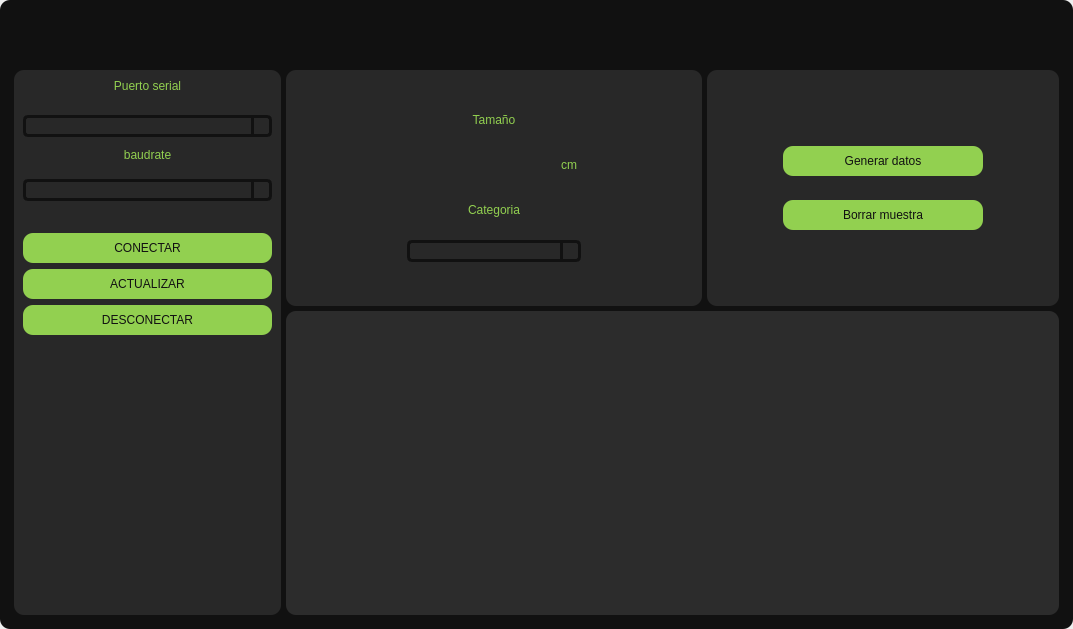
<?xml version="1.0" encoding="UTF-8"?>
<ui version="4.0">
 <class>MainWindow</class>
 <widget class="QMainWindow" name="MainWindow">
  <property name="geometry">
   <rect>
    <x>0</x>
    <y>0</y>
    <width>1073</width>
    <height>629</height>
   </rect>
  </property>
  <property name="windowTitle">
   <string>MainWindow</string>
  </property>
  <widget class="QWidget" name="centralwidget">
   <layout class="QVBoxLayout" name="verticalLayout">
    <property name="spacing">
     <number>0</number>
    </property>
    <property name="leftMargin">
     <number>0</number>
    </property>
    <property name="topMargin">
     <number>0</number>
    </property>
    <property name="rightMargin">
     <number>0</number>
    </property>
    <property name="bottomMargin">
     <number>0</number>
    </property>
    <item>
     <widget class="QFrame" name="frame">
      <property name="styleSheet">
       <string notr="true">background-color:rgb(17,17,17);
border-radius:10px</string>
      </property>
      <property name="frameShape">
       <enum>QFrame::StyledPanel</enum>
      </property>
      <property name="frameShadow">
       <enum>QFrame::Raised</enum>
      </property>
      <layout class="QVBoxLayout" name="verticalLayout_2">
       <item>
        <widget class="QFrame" name="frame_superior">
         <property name="minimumSize">
          <size>
           <width>0</width>
           <height>50</height>
          </size>
         </property>
         <property name="maximumSize">
          <size>
           <width>16777215</width>
           <height>50</height>
          </size>
         </property>
         <property name="styleSheet">
          <string notr="true">QFrame{
background-color:rgb(17,17,17);
}

QPushButton{
border-radius:18px;
background-color:rgb(17,17,17);
}

QPushButton:hover{
background-color:rgb(44,44,44);
}

</string>
         </property>
         <property name="frameShape">
          <enum>QFrame::StyledPanel</enum>
         </property>
         <property name="frameShadow">
          <enum>QFrame::Raised</enum>
         </property>
         <layout class="QHBoxLayout" name="horizontalLayout">
          <property name="leftMargin">
           <number>10</number>
          </property>
          <property name="topMargin">
           <number>0</number>
          </property>
          <property name="bottomMargin">
           <number>0</number>
          </property>
          <item>
           <spacer name="horizontalSpacer">
            <property name="orientation">
             <enum>Qt::Horizontal</enum>
            </property>
            <property name="sizeHint" stdset="0">
             <size>
              <width>635</width>
              <height>19</height>
             </size>
            </property>
           </spacer>
          </item>
          <item>
           <widget class="QPushButton" name="boton_minimizar">
            <property name="minimumSize">
             <size>
              <width>38</width>
              <height>38</height>
             </size>
            </property>
            <property name="text">
             <string/>
            </property>
            <property name="icon">
             <iconset>
              <normaloff>iconos/Imagen3.png</normaloff>iconos/Imagen3.png</iconset>
            </property>
            <property name="iconSize">
             <size>
              <width>36</width>
              <height>36</height>
             </size>
            </property>
           </widget>
          </item>
          <item>
           <widget class="QPushButton" name="boton_maximizar">
            <property name="minimumSize">
             <size>
              <width>38</width>
              <height>38</height>
             </size>
            </property>
            <property name="text">
             <string/>
            </property>
            <property name="icon">
             <iconset>
              <normaloff>iconos/Imagen5.png</normaloff>iconos/Imagen5.png</iconset>
            </property>
            <property name="iconSize">
             <size>
              <width>36</width>
              <height>36</height>
             </size>
            </property>
           </widget>
          </item>
          <item>
           <widget class="QPushButton" name="boton_normalizar">
            <property name="minimumSize">
             <size>
              <width>38</width>
              <height>38</height>
             </size>
            </property>
            <property name="text">
             <string/>
            </property>
            <property name="icon">
             <iconset>
              <normaloff>iconos/Imagen2.png</normaloff>iconos/Imagen2.png</iconset>
            </property>
            <property name="iconSize">
             <size>
              <width>36</width>
              <height>36</height>
             </size>
            </property>
           </widget>
          </item>
          <item>
           <widget class="QPushButton" name="boton_salir">
            <property name="minimumSize">
             <size>
              <width>38</width>
              <height>38</height>
             </size>
            </property>
            <property name="text">
             <string/>
            </property>
            <property name="icon">
             <iconset>
              <normaloff>iconos/Imagen1.png</normaloff>iconos/Imagen1.png</iconset>
            </property>
            <property name="iconSize">
             <size>
              <width>36</width>
              <height>36</height>
             </size>
            </property>
           </widget>
          </item>
         </layout>
        </widget>
       </item>
       <item>
        <widget class="QFrame" name="frame_2">
         <property name="frameShape">
          <enum>QFrame::StyledPanel</enum>
         </property>
         <property name="frameShadow">
          <enum>QFrame::Raised</enum>
         </property>
         <layout class="QVBoxLayout" name="verticalLayout_4">
          <property name="spacing">
           <number>5</number>
          </property>
          <property name="leftMargin">
           <number>5</number>
          </property>
          <property name="topMargin">
           <number>5</number>
          </property>
          <property name="rightMargin">
           <number>5</number>
          </property>
          <property name="bottomMargin">
           <number>5</number>
          </property>
          <item>
           <layout class="QHBoxLayout" name="horizontalLayout_3" stretch="2,5">
            <item>
             <widget class="QFrame" name="frame_3">
              <property name="styleSheet">
               <string notr="true">background-color:rgb(40,40,40);
border-radius:10px</string>
              </property>
              <property name="frameShape">
               <enum>QFrame::StyledPanel</enum>
              </property>
              <property name="frameShadow">
               <enum>QFrame::Raised</enum>
              </property>
              <layout class="QVBoxLayout" name="verticalLayout_7">
               <item>
                <widget class="QLabel" name="label">
                 <property name="minimumSize">
                  <size>
                   <width>0</width>
                   <height>30</height>
                  </size>
                 </property>
                 <property name="maximumSize">
                  <size>
                   <width>16777215</width>
                   <height>30</height>
                  </size>
                 </property>
                 <property name="styleSheet">
                  <string notr="true">color: rgb(146,208,80);
font:87 12pt &quot;cooper black&quot;</string>
                 </property>
                 <property name="text">
                  <string>Puerto serial</string>
                 </property>
                 <property name="alignment">
                  <set>Qt::AlignHCenter|Qt::AlignTop</set>
                 </property>
                </widget>
               </item>
               <item>
                <widget class="QComboBox" name="comboBox_puerto">
                 <property name="styleSheet">
                  <string notr="true">QComboBox{
	border: 3px solid #111111;
	border-radius:5px;
	min-width:6em;
	color:rgb(218,0,55);
	font:87 10pt &quot;cooper black&quot;;
}

QComboBox::drop-down{
	subcontrol-origin:padding;
	subcontrol-position:top right;
	width: 15px;
	border-left-width:3px;
	border-left-color:#111111;
	border-left-style:solid;
	border-top-right-radius:4px;
	border-bottom-right-radius:4px;
}

QComboBox QAbstractItemView{
	background: #2c2c2c;
	selection-background-color: #ff0037;
	color:#111111;
}</string>
                 </property>
                </widget>
               </item>
               <item>
                <widget class="QLabel" name="label_2">
                 <property name="minimumSize">
                  <size>
                   <width>0</width>
                   <height>30</height>
                  </size>
                 </property>
                 <property name="maximumSize">
                  <size>
                   <width>16777215</width>
                   <height>20</height>
                  </size>
                 </property>
                 <property name="styleSheet">
                  <string notr="true">color: rgb(146,208,80);
font:87 12pt &quot;cooper black&quot;</string>
                 </property>
                 <property name="text">
                  <string>baudrate</string>
                 </property>
                 <property name="alignment">
                  <set>Qt::AlignHCenter|Qt::AlignTop</set>
                 </property>
                </widget>
               </item>
               <item>
                <widget class="QComboBox" name="comboBox_baudrate">
                 <property name="styleSheet">
                  <string notr="true">QComboBox{
	border: 3px solid #111111;
	border-radius:5px;
	min-width:6em;
	color:rgb(218,0,55);
	font:87 10pt &quot;cooper black&quot;;
}

QComboBox::drop-down{
	subcontrol-origin:padding;
	subcontrol-position:top right;
	width: 15px;
	border-left-width:3px;
	border-left-color:#111111;
	border-left-style:solid;
	border-top-right-radius:4px;
	border-bottom-right-radius:4px;
}

QComboBox QAbstractItemView{
	background: #2c2c2c;
	selection-background-color: #ff0037;
	color:#111111;
}</string>
                 </property>
                </widget>
               </item>
               <item>
                <widget class="QFrame" name="frame_8">
                 <property name="maximumSize">
                  <size>
                   <width>16777215</width>
                   <height>20</height>
                  </size>
                 </property>
                 <property name="frameShape">
                  <enum>QFrame::StyledPanel</enum>
                 </property>
                 <property name="frameShadow">
                  <enum>QFrame::Raised</enum>
                 </property>
                </widget>
               </item>
               <item>
                <widget class="QPushButton" name="boton_conectar">
                 <property name="minimumSize">
                  <size>
                   <width>0</width>
                   <height>30</height>
                  </size>
                 </property>
                 <property name="styleSheet">
                  <string notr="true">QPushButton{
	background-color:rgb(146,208,80);
	font:87 12pt &quot;cooper black&quot;;
	color:rgb(17,17,17);
}

QPushButton:hover{
	background-color:rgb(17,17,17);
	font:87 12pt &quot;cooper black&quot;;
	color:rgb(146,208,80);
}</string>
                 </property>
                 <property name="text">
                  <string>CONECTAR</string>
                 </property>
                </widget>
               </item>
               <item>
                <widget class="QPushButton" name="boton_actualizar">
                 <property name="minimumSize">
                  <size>
                   <width>0</width>
                   <height>30</height>
                  </size>
                 </property>
                 <property name="styleSheet">
                  <string notr="true">QPushButton{
	background-color:rgb(146,208,80);
	font:87 12pt &quot;cooper black&quot;;
	color:rgb(17,17,17);
}

QPushButton:hover{
	background-color:rgb(17,17,17);
	font:87 12pt &quot;cooper black&quot;;
	color:rgb(146,208,80);
}</string>
                 </property>
                 <property name="text">
                  <string>ACTUALIZAR</string>
                 </property>
                </widget>
               </item>
               <item>
                <widget class="QPushButton" name="boton_desconectar">
                 <property name="minimumSize">
                  <size>
                   <width>0</width>
                   <height>30</height>
                  </size>
                 </property>
                 <property name="styleSheet">
                  <string notr="true">QPushButton{
	background-color:rgb(146,208,80);
	font:87 12pt &quot;cooper black&quot;;
	color:rgb(17,17,17);
}

QPushButton:hover{
	background-color:rgb(17,17,17);
	font:87 12pt &quot;cooper black&quot;;
	color:rgb(146,208,80);
}</string>
                 </property>
                 <property name="text">
                  <string>DESCONECTAR</string>
                 </property>
                </widget>
               </item>
               <item>
                <widget class="QFrame" name="frame_7">
                 <property name="frameShape">
                  <enum>QFrame::StyledPanel</enum>
                 </property>
                 <property name="frameShadow">
                  <enum>QFrame::Raised</enum>
                 </property>
                 <layout class="QHBoxLayout" name="horizontalLayout_4">
                  <item>
                   <widget class="QLabel" name="logo">
                    <property name="sizePolicy">
                     <sizepolicy hsizetype="Preferred" vsizetype="Preferred">
                      <horstretch>0</horstretch>
                      <verstretch>0</verstretch>
                     </sizepolicy>
                    </property>
                    <property name="minimumSize">
                     <size>
                      <width>100</width>
                      <height>80</height>
                     </size>
                    </property>
                    <property name="maximumSize">
                     <size>
                      <width>100</width>
                      <height>80</height>
                     </size>
                    </property>
                    <property name="sizeIncrement">
                     <size>
                      <width>0</width>
                      <height>0</height>
                     </size>
                    </property>
                    <property name="baseSize">
                     <size>
                      <width>0</width>
                      <height>0</height>
                     </size>
                    </property>
                    <property name="text">
                     <string/>
                    </property>
                    <property name="pixmap">
                     <pixmap>iconos/Imagen4.png</pixmap>
                    </property>
                    <property name="scaledContents">
                     <bool>true</bool>
                    </property>
                    <property name="alignment">
                     <set>Qt::AlignCenter</set>
                    </property>
                   </widget>
                  </item>
                 </layout>
                </widget>
               </item>
              </layout>
             </widget>
            </item>
            <item>
             <layout class="QVBoxLayout" name="verticalLayout_3" stretch="2,3">
              <item>
               <layout class="QHBoxLayout" name="horizontalLayout_2" stretch="3,3">
                <property name="leftMargin">
                 <number>0</number>
                </property>
                <item>
                 <widget class="QFrame" name="frame_6">
                  <property name="styleSheet">
                   <string notr="true">background-color:rgb(40,40,40);
border-radius:10px</string>
                  </property>
                  <property name="frameShape">
                   <enum>QFrame::StyledPanel</enum>
                  </property>
                  <property name="frameShadow">
                   <enum>QFrame::Raised</enum>
                  </property>
                  <layout class="QVBoxLayout" name="verticalLayout_10">
                   <item>
                    <spacer name="verticalSpacer_4">
                     <property name="orientation">
                      <enum>Qt::Vertical</enum>
                     </property>
                     <property name="sizeHint" stdset="0">
                      <size>
                       <width>20</width>
                       <height>40</height>
                      </size>
                     </property>
                    </spacer>
                   </item>
                   <item>
                    <widget class="QLabel" name="label_3">
                     <property name="minimumSize">
                      <size>
                       <width>0</width>
                       <height>30</height>
                      </size>
                     </property>
                     <property name="maximumSize">
                      <size>
                       <width>16777215</width>
                       <height>30</height>
                      </size>
                     </property>
                     <property name="styleSheet">
                      <string notr="true">color: rgb(146,208,80);
font:87 12pt &quot;cooper black&quot;</string>
                     </property>
                     <property name="text">
                      <string>Tamaño</string>
                     </property>
                     <property name="alignment">
                      <set>Qt::AlignCenter</set>
                     </property>
                    </widget>
                   </item>
                   <item>
                    <widget class="QFrame" name="frame_11">
                     <property name="sizePolicy">
                      <sizepolicy hsizetype="Preferred" vsizetype="Preferred">
                       <horstretch>0</horstretch>
                       <verstretch>0</verstretch>
                      </sizepolicy>
                     </property>
                     <property name="maximumSize">
                      <size>
                       <width>16777215</width>
                       <height>60</height>
                      </size>
                     </property>
                     <property name="frameShape">
                      <enum>QFrame::StyledPanel</enum>
                     </property>
                     <property name="frameShadow">
                      <enum>QFrame::Raised</enum>
                     </property>
                     <layout class="QHBoxLayout" name="horizontalLayout_5">
                      <item>
                       <spacer name="horizontalSpacer_2">
                        <property name="orientation">
                         <enum>Qt::Horizontal</enum>
                        </property>
                        <property name="sizeType">
                         <enum>QSizePolicy::MinimumExpanding</enum>
                        </property>
                        <property name="sizeHint" stdset="0">
                         <size>
                          <width>100</width>
                          <height>20</height>
                         </size>
                        </property>
                       </spacer>
                      </item>
                      <item>
                       <widget class="QLineEdit" name="lineEdit_tamano">
                        <property name="minimumSize">
                         <size>
                          <width>144</width>
                          <height>30</height>
                         </size>
                        </property>
                        <property name="maximumSize">
                         <size>
                          <width>144</width>
                          <height>16777215</height>
                         </size>
                        </property>
                        <property name="styleSheet">
                         <string notr="true">QLineEdit{
	background-color:rgb(17,17,17);
	border: 3px solid #92d050;
	border-radius:5px;
	min-width:6em;
	color:rgb(255,208,80);
	font:87 15pt &quot;cooper black&quot;;
}

146,208,80</string>
                        </property>
                        <property name="alignment">
                         <set>Qt::AlignCenter</set>
                        </property>
                       </widget>
                      </item>
                      <item>
                       <widget class="QLabel" name="label_5">
                        <property name="minimumSize">
                         <size>
                          <width>30</width>
                          <height>30</height>
                         </size>
                        </property>
                        <property name="maximumSize">
                         <size>
                          <width>40</width>
                          <height>16777215</height>
                         </size>
                        </property>
                        <property name="styleSheet">
                         <string notr="true">color: rgb(146,208,80);
font:87 12pt &quot;cooper black&quot;</string>
                        </property>
                        <property name="text">
                         <string>cm</string>
                        </property>
                        <property name="alignment">
                         <set>Qt::AlignCenter</set>
                        </property>
                       </widget>
                      </item>
                      <item>
                       <spacer name="horizontalSpacer_3">
                        <property name="orientation">
                         <enum>Qt::Horizontal</enum>
                        </property>
                        <property name="sizeType">
                         <enum>QSizePolicy::MinimumExpanding</enum>
                        </property>
                        <property name="sizeHint" stdset="0">
                         <size>
                          <width>100</width>
                          <height>20</height>
                         </size>
                        </property>
                       </spacer>
                      </item>
                     </layout>
                    </widget>
                   </item>
                   <item>
                    <widget class="QLabel" name="label_4">
                     <property name="minimumSize">
                      <size>
                       <width>0</width>
                       <height>30</height>
                      </size>
                     </property>
                     <property name="maximumSize">
                      <size>
                       <width>16777215</width>
                       <height>30</height>
                      </size>
                     </property>
                     <property name="styleSheet">
                      <string notr="true">color: rgb(146,208,80);
font:87 12pt &quot;cooper black&quot;</string>
                     </property>
                     <property name="text">
                      <string>Categoria</string>
                     </property>
                     <property name="alignment">
                      <set>Qt::AlignCenter</set>
                     </property>
                    </widget>
                   </item>
                   <item>
                    <widget class="QFrame" name="frame_12">
                     <property name="frameShape">
                      <enum>QFrame::StyledPanel</enum>
                     </property>
                     <property name="frameShadow">
                      <enum>QFrame::Raised</enum>
                     </property>
                     <layout class="QHBoxLayout" name="horizontalLayout_6">
                      <item>
                       <spacer name="horizontalSpacer_4">
                        <property name="orientation">
                         <enum>Qt::Horizontal</enum>
                        </property>
                        <property name="sizeType">
                         <enum>QSizePolicy::Maximum</enum>
                        </property>
                        <property name="sizeHint" stdset="0">
                         <size>
                          <width>40</width>
                          <height>20</height>
                         </size>
                        </property>
                       </spacer>
                      </item>
                      <item>
                       <widget class="QComboBox" name="comboBox_categoria">
                        <property name="minimumSize">
                         <size>
                          <width>96</width>
                          <height>0</height>
                         </size>
                        </property>
                        <property name="maximumSize">
                         <size>
                          <width>174</width>
                          <height>16777215</height>
                         </size>
                        </property>
                        <property name="styleSheet">
                         <string notr="true">QComboBox{
	border: 3px solid #111111;
	border-radius:5px;
	min-width:6em;
	color:rgb(218,0,55);
	font:87 10pt &quot;cooper black&quot;;
}

QComboBox::drop-down{
	subcontrol-origin:padding;
	subcontrol-position:top right;
	width: 15px;
	border-left-width:3px;
	border-left-color:#111111;
	border-left-style:solid;
	border-top-right-radius:4px;
	border-bottom-right-radius:4px;
}

QComboBox QAbstractItemView{
	background: #2c2c2c;
	selection-background-color: #ff0037;
	color:#111111;
}</string>
                        </property>
                       </widget>
                      </item>
                      <item>
                       <spacer name="horizontalSpacer_5">
                        <property name="orientation">
                         <enum>Qt::Horizontal</enum>
                        </property>
                        <property name="sizeType">
                         <enum>QSizePolicy::Maximum</enum>
                        </property>
                        <property name="sizeHint" stdset="0">
                         <size>
                          <width>40</width>
                          <height>20</height>
                         </size>
                        </property>
                       </spacer>
                      </item>
                     </layout>
                    </widget>
                   </item>
                   <item>
                    <spacer name="verticalSpacer_3">
                     <property name="orientation">
                      <enum>Qt::Vertical</enum>
                     </property>
                     <property name="sizeType">
                      <enum>QSizePolicy::Expanding</enum>
                     </property>
                     <property name="sizeHint" stdset="0">
                      <size>
                       <width>20</width>
                       <height>40</height>
                      </size>
                     </property>
                    </spacer>
                   </item>
                  </layout>
                 </widget>
                </item>
                <item>
                 <widget class="QFrame" name="frame_4">
                  <property name="minimumSize">
                   <size>
                    <width>0</width>
                    <height>0</height>
                   </size>
                  </property>
                  <property name="styleSheet">
                   <string notr="true">background-color:rgb(40,40,40);
border-radius:10px</string>
                  </property>
                  <property name="frameShape">
                   <enum>QFrame::StyledPanel</enum>
                  </property>
                  <property name="frameShadow">
                   <enum>QFrame::Raised</enum>
                  </property>
                  <layout class="QVBoxLayout" name="verticalLayout_5" stretch="0">
                   <property name="spacing">
                    <number>9</number>
                   </property>
                   <property name="leftMargin">
                    <number>9</number>
                   </property>
                   <property name="topMargin">
                    <number>9</number>
                   </property>
                   <property name="rightMargin">
                    <number>9</number>
                   </property>
                   <property name="bottomMargin">
                    <number>9</number>
                   </property>
                   <item>
                    <widget class="QFrame" name="frame_14">
                     <property name="frameShape">
                      <enum>QFrame::StyledPanel</enum>
                     </property>
                     <property name="frameShadow">
                      <enum>QFrame::Raised</enum>
                     </property>
                     <layout class="QHBoxLayout" name="horizontalLayout_7">
                      <item>
                       <spacer name="horizontalSpacer_7">
                        <property name="orientation">
                         <enum>Qt::Horizontal</enum>
                        </property>
                        <property name="sizeType">
                         <enum>QSizePolicy::MinimumExpanding</enum>
                        </property>
                        <property name="sizeHint" stdset="0">
                         <size>
                          <width>40</width>
                          <height>20</height>
                         </size>
                        </property>
                       </spacer>
                      </item>
                      <item>
                       <widget class="QFrame" name="frame_13">
                        <property name="frameShape">
                         <enum>QFrame::StyledPanel</enum>
                        </property>
                        <property name="frameShadow">
                         <enum>QFrame::Raised</enum>
                        </property>
                        <layout class="QVBoxLayout" name="verticalLayout_11">
                         <item>
                          <widget class="QFrame" name="frame_9">
                           <property name="frameShape">
                            <enum>QFrame::StyledPanel</enum>
                           </property>
                           <property name="frameShadow">
                            <enum>QFrame::Raised</enum>
                           </property>
                           <layout class="QVBoxLayout" name="verticalLayout_9">
                            <item>
                             <spacer name="verticalSpacer_2">
                              <property name="orientation">
                               <enum>Qt::Vertical</enum>
                              </property>
                              <property name="sizeType">
                               <enum>QSizePolicy::Fixed</enum>
                              </property>
                              <property name="sizeHint" stdset="0">
                               <size>
                                <width>20</width>
                                <height>40</height>
                               </size>
                              </property>
                             </spacer>
                            </item>
                            <item>
                             <widget class="QPushButton" name="boton_generar_datos">
                              <property name="minimumSize">
                               <size>
                                <width>200</width>
                                <height>30</height>
                               </size>
                              </property>
                              <property name="maximumSize">
                               <size>
                                <width>267</width>
                                <height>16777215</height>
                               </size>
                              </property>
                              <property name="styleSheet">
                               <string notr="true">QPushButton{
	background-color:rgb(146,208,80);
	font:87 12pt &quot;cooper black&quot;;
	color:rgb(17,17,17);
}

QPushButton:hover{
	background-color:rgb(17,17,17);
	font:87 12pt &quot;cooper black&quot;;
	color:rgb(146,208,80);
}</string>
                              </property>
                              <property name="text">
                               <string>Generar datos</string>
                              </property>
                             </widget>
                            </item>
                           </layout>
                          </widget>
                         </item>
                         <item>
                          <widget class="QFrame" name="frame_10">
                           <property name="sizePolicy">
                            <sizepolicy hsizetype="Preferred" vsizetype="Preferred">
                             <horstretch>0</horstretch>
                             <verstretch>0</verstretch>
                            </sizepolicy>
                           </property>
                           <property name="frameShape">
                            <enum>QFrame::StyledPanel</enum>
                           </property>
                           <property name="frameShadow">
                            <enum>QFrame::Raised</enum>
                           </property>
                           <layout class="QVBoxLayout" name="verticalLayout_8">
                            <item>
                             <widget class="QPushButton" name="boton_borrar_muestra">
                              <property name="minimumSize">
                               <size>
                                <width>140</width>
                                <height>30</height>
                               </size>
                              </property>
                              <property name="maximumSize">
                               <size>
                                <width>267</width>
                                <height>16777215</height>
                               </size>
                              </property>
                              <property name="styleSheet">
                               <string notr="true">QPushButton{
	background-color:rgb(146,208,80);
	font:87 12pt &quot;cooper black&quot;;
	color:rgb(17,17,17);
}

QPushButton:hover{
	background-color:rgb(17,17,17);
	font:87 12pt &quot;cooper black&quot;;
	color:rgb(146,208,80);
}</string>
                              </property>
                              <property name="text">
                               <string>Borrar muestra</string>
                              </property>
                             </widget>
                            </item>
                            <item>
                             <spacer name="verticalSpacer">
                              <property name="orientation">
                               <enum>Qt::Vertical</enum>
                              </property>
                              <property name="sizeType">
                               <enum>QSizePolicy::Fixed</enum>
                              </property>
                              <property name="sizeHint" stdset="0">
                               <size>
                                <width>20</width>
                                <height>40</height>
                               </size>
                              </property>
                             </spacer>
                            </item>
                           </layout>
                          </widget>
                         </item>
                        </layout>
                       </widget>
                      </item>
                      <item>
                       <spacer name="horizontalSpacer_6">
                        <property name="orientation">
                         <enum>Qt::Horizontal</enum>
                        </property>
                        <property name="sizeType">
                         <enum>QSizePolicy::MinimumExpanding</enum>
                        </property>
                        <property name="sizeHint" stdset="0">
                         <size>
                          <width>40</width>
                          <height>20</height>
                         </size>
                        </property>
                       </spacer>
                      </item>
                     </layout>
                    </widget>
                   </item>
                  </layout>
                 </widget>
                </item>
               </layout>
              </item>
              <item>
               <widget class="QFrame" name="frame_5">
                <property name="styleSheet">
                 <string notr="true">background-color:rgb(44,44,44);
border-radius:10px</string>
                </property>
                <property name="frameShape">
                 <enum>QFrame::StyledPanel</enum>
                </property>
                <property name="frameShadow">
                 <enum>QFrame::Raised</enum>
                </property>
                <layout class="QVBoxLayout" name="verticalLayout_6">
                 <item>
                  <layout class="QVBoxLayout" name="grafica"/>
                 </item>
                </layout>
               </widget>
              </item>
             </layout>
            </item>
           </layout>
          </item>
         </layout>
        </widget>
       </item>
      </layout>
     </widget>
    </item>
   </layout>
  </widget>
 </widget>
 <resources/>
 <connections/>
</ui>
